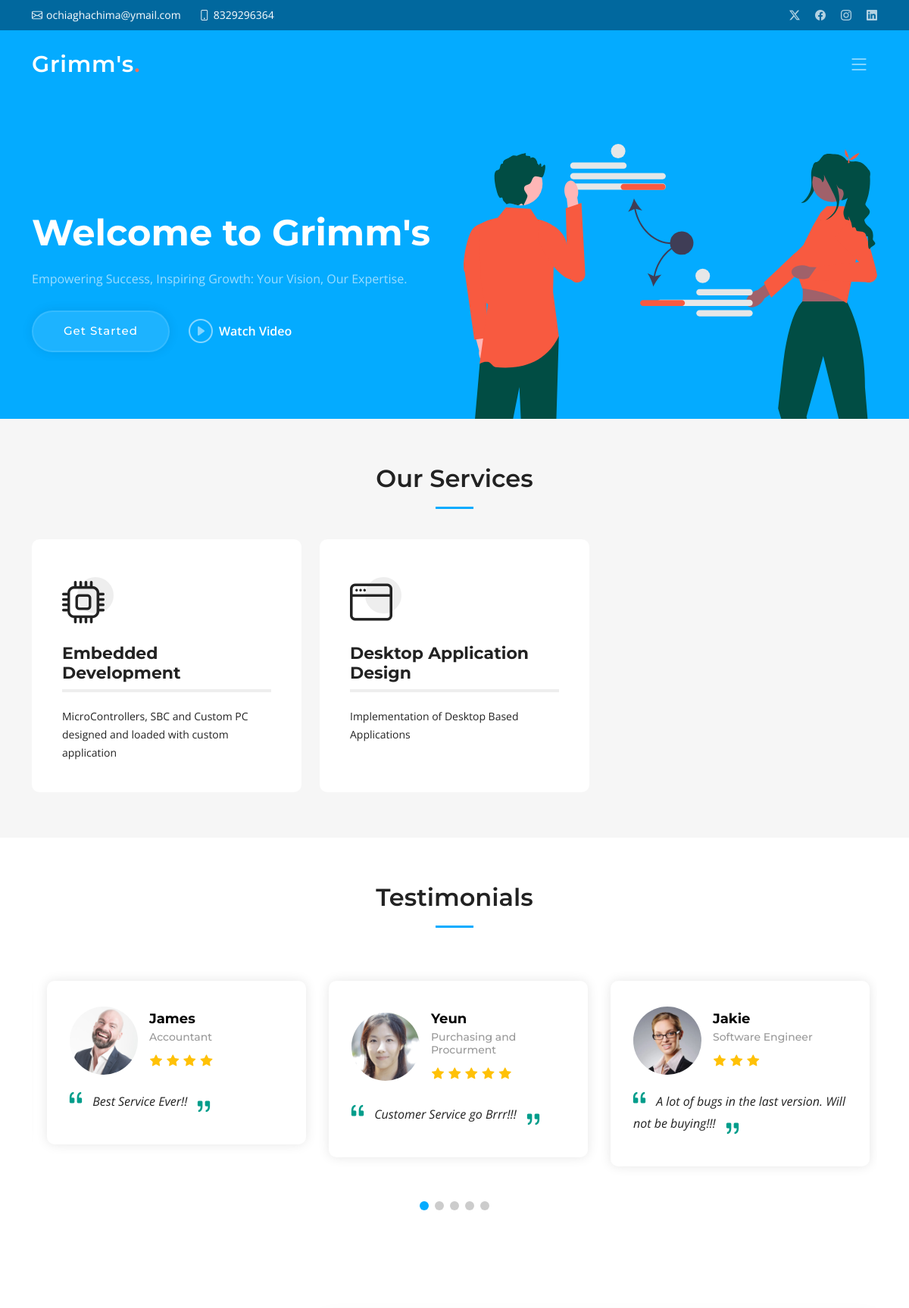
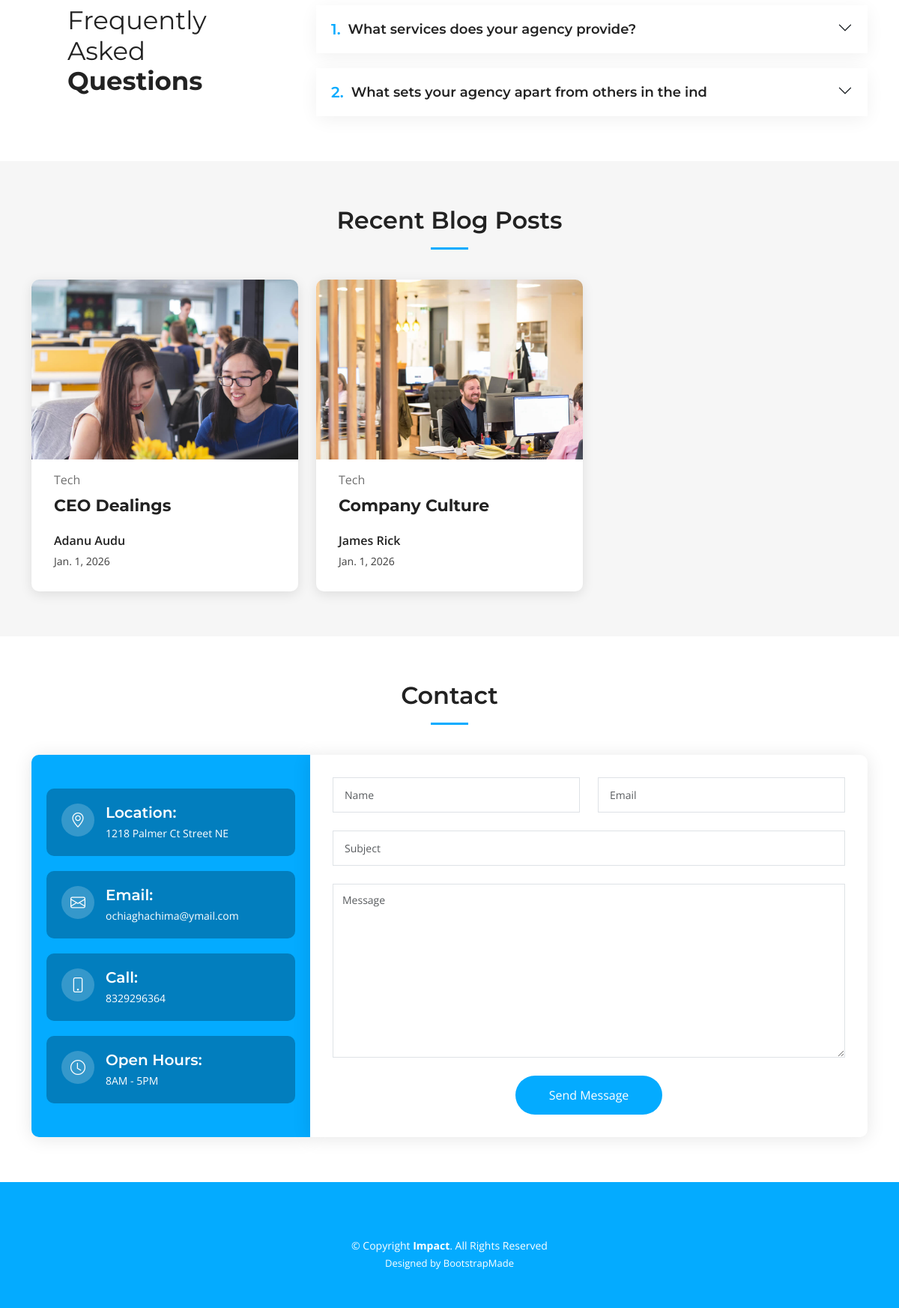
The app's page /app/ with its own data (2 pictures, top to bottom).
### app/models.py (models this page shows, shortened)
class GeneralInfo( models.Model ):
    company_name = models.CharField(max_length=255, default="Company")
    location = models.CharField(max_length=255)
    email = models.EmailField()
    phone = models.CharField(max_length=20)
    open_hours = models.CharField( max_length=100, blank=True, null=True )
    video_url = models.URLField(blank=True, null=True)
    twitter_url = models.URLField(blank=True, null=True)
    facebook_url = models.URLField(blank=True, null=True)
    instagram_url = models.URLField(blank=True, null=True)
    linkedin_url = models.URLField(blank=True, null=True)
    class Meta:
        db_table = "general_info"

class Service( models.Model ):
    icon = models.CharField( max_length=50 )
    title = models.CharField( max_length=100 )
    description = models.CharField( max_length=255 )
    class Meta:
        db_table = "services"

class Testimonial( models.Model ):
    class Rating(models.IntegerChoices):
        ONE = 1, "ONE",
        TWO = 2, "TWO"
        THREE = 3, "THREE"
        FOUR = 4, "FOUR"
        FIVE = 5, "FIVE"
    user_image = models.CharField(max_length=255, blank=True, null=True, verbose_name="User Image")
    rating_count = models.IntegerField( choices=Rating.choices )
    username = models.CharField( max_length=50 )
    user_job_title = models.CharField( max_length= 50 )
    review = models.CharField( max_length=300 )
    class Meta:
        db_table = 'testimonials'

class FrequentlyAskedQuestion( models.Model ):
    question = models.CharField( max_length=50 )
    answer = models.CharField( max_length=255 )
    frequency = models.IntegerField()
    class Meta:
        db_table = 'faq'

class Blog( models.Model ):
    image = models.CharField(max_length=50)
    category = models.CharField(max_length=50)
    title = models.CharField(max_length=255)
    author = models.ForeignKey(Author, on_delete=models.PROTECT)
    created_at = models.DateTimeField(default=timezone.now)
    content = models.TextField()
    class Meta:
        db_table = 'blogs'

class Author( models.Model ):
    first_name = models.CharField(max_length=50)
    last_name = models.CharField(max_length=50, null=True, blank=True)
    country = models.CharField(max_length=50)
    joined_at = models.DateTimeField(default=timezone.now)
    class Meta:
        db_table = 'authors'
    def __str__(self):
        return f"{self.first_name} {self.last_name}"

### app/views.py (the view, shortened to what this page needs)
class IndexView( TemplateView ):
    template_name = "index.html"
    def get(self, request, *args, **kwargs):
        services = Service.objects.all()
        testimonial = Testimonial.objects.all()
        company_info = GeneralInfo.objects.first()
        faqs = FrequentlyAskedQuestion.objects.order_by("-frequency",).all()
        contactForm = ContactForm()
        most_recent_blogs = BlogDetailsView.get_most_recent_blogs(3)
        print( f"{AppConfig.name}:{ContactView.__name__}" )
        return render(
            request=request,
            template_name=self.template_name,
            context= {
                "company_info" : company_info,
                "services" : services,
                "testimonials" : testimonial,
                "faqs" : faqs,
                "contactForm" : {
                    "url" : f"{AppConfig.name}:{ContactView.get_url_name()}",
                    "form" : contactForm
                },
                "blogs" : most_recent_blogs
            }
        )

### app/views.py (called while the page is built)
    @staticmethod
    def get_url_name():
        return "contact"

    @staticmethod
    def get_most_recent_blogs( count ) -> list[Blog]:
        count = min( count, Blog.objects.count() )
        return  Blog.objects.all().order_by("-created_at")[:count]

### templates/index.html (shortened to what this page needs)
{% load static %}
<!DOCTYPE html>
<html lang="en">
<head>
  <link href="{% static 'assets/vendor/bootstrap/css/bootstrap.min.css' %}" rel="stylesheet">
  <link href="{% static 'assets/vendor/bootstrap-icons/bootstrap-icons.css' %}" rel="stylesheet">
  <link href="{% static 'assets/vendor/aos/aos.css' %}" rel="stylesheet">
  <link href="{% static 'assets/vendor/glightbox/css/glightbox.min.css' %}" rel="stylesheet">
  <link href="{% static 'assets/vendor/swiper/swiper-bundle.min.css' %}" rel="stylesheet">
  <link href="{% static 'assets/css/main.css' %}" rel="stylesheet">
</head>
<body>
    {% include "assets/header.html" %}
    {% include "assets/hero.html" %}
    {% include "assets/main.html" %}
    {% include "assets/footer.html" %}
</body>
</html>

### templates/assets/header.html (shortened to what this page needs)
{% block header %}
<section id="topbar" class="topbar d-flex align-items-center">
<div class="container d-flex justify-content-center justify-content-md-between">
    <div class="contact-info d-flex align-items-center">
    <i class="bi bi-envelope d-flex align-items-center"><a href="mailto:{{ company_info.email }}">{{ company_info.email }}</a></i>
    <i class="bi bi-phone d-flex align-items-center ms-4"><span>{{ company_info.phone }}</span></i>
    </div>
    <div class="social-links d-none d-md-flex align-items-center">
    <a href="{{ company_info.twitter_url }}" class="twitter"><i class="bi bi-twitter-x"></i></a>
    <a href="{{ company_info.facebook_url }}" class="facebook"><i class="bi bi-facebook"></i></a>
    <a href="{{ company_info.instagram_url }}" class="instagram"><i class="bi bi-instagram"></i></a>
    <a href="{{ company_info.linkedin_url }}" class="linkedin"><i class="bi bi-linkedin"></i></i></a>
    </div>
</div>
</section>
<header id="header" class="header d-flex align-items-center">
<div class="container-fluid container-xl d-flex align-items-center justify-content-between">
    <a href="index.html" class="logo d-flex align-items-center">
    <h1>{{ company_info.company_name }}<span>.</span></h1>
    </a>
    <i class="mobile-nav-toggle mobile-nav-show bi bi-list"></i>
</div>
</header>
{% endblock header %}

### templates/assets/hero.html (shortened to what this page needs)
{% load static %}
{% block hero %}
  <section id="hero" class="hero">
    <div class="container position-relative">
      <div class="row gy-5" data-aos="fade-in">
        <div class="col-lg-6 order-2 order-lg-1 d-flex flex-column justify-content-center text-center text-lg-start">
          <h2>Welcome to <span>{{ company_info.company_name }}</span></h2>
          <p>Empowering Success, Inspiring Growth: Your Vision, Our Expertise.</p>
          <div class="d-flex justify-content-center justify-content-lg-start">
            <a href="#services" class="btn-get-started">Get Started</a>
            <a href="{{ company_info.video_url }}" class="glightbox btn-watch-video d-flex align-items-center"><i class="bi bi-play-circle"></i><span>Watch Video</span></a>
          </div>
        </div>
        <div class="col-lg-6 order-1 order-lg-2">
          <img src="{% static 'assets/img/hero-img.svg' %}" class="img-fluid" alt="" data-aos="zoom-out" data-aos-delay="100">
        </div>
      </div>
    </div>
  </section>
{% endblock hero %}

### templates/assets/main.html (shortened to what this page needs)
{% load static %}
{% block main %}
<main id="main">
    <section id="services" class="services sections-bg">
      <div class="container" data-aos="fade-up">
        <div class="section-header">
          <h2>Our Services</h2>
        </div>
        <div class="row gy-4" data-aos="fade-up" data-aos-delay="100">
          {% for service in services %}
            <div class="col-lg-4 col-md-6">
              <div class="service-item  position-relative">
                <div class="icon">
                  <i class="{{ service.icon }}"></i>
                </div>
                <h3>{{ service.title }}</h3>
                <p>{{ service.description }}</p>
              </div>
            </div>
          {% endfor %}
        </div>
      </div>
    </section>
    <section id="testimonials" class="testimonials">
      <div class="container" data-aos="fade-up">
        <div class="section-header">
          <h2>Testimonials</h2>
        </div>
        <div class="slides-3 swiper" data-aos="fade-up" data-aos-delay="100">
          <div class="swiper-wrapper">
            {% for testimonial in testimonials %}
              <div class="swiper-slide">
                <div class="testimonial-wrap">
                  <div class="testimonial-item">
                    <div class="d-flex align-items-center">
                      <img src="{% static testimonial.user_image %}" class="testimonial-img flex-shrink-0" alt="">
                      <div>
                        <h3>{{ testimonial.username }}</h3>
                        <h4>{{ testimonial.user_job_title }}</h4>
                        <div class="stars">
                          {% for i in "12345"|make_list %}
                            {% if forloop.counter0 < testimonial.rating_count %}
                              <i class="bi bi-star-fill"></i>
                            {% endif %}
                          {% endfor %}
                        </div>
                      </div>
                    </div>
                    <p>
                      <i class="bi bi-quote quote-icon-left"></i>
                        {{ testimonial.review }}
                      <i class="bi bi-quote quote-icon-right"></i>
                    </p>
                  </div>
                </div>
              </div>
            {% endfor %}
          </div>
          <div class="swiper-pagination"></div>
        </div>
      </div>
    </section>
    <section id="faq" class="faq">
      <div class="container" data-aos="fade-up">
        <div class="row gy-4">
          <div class="col-lg-4">
            <div class="content px-xl-5">
              <h3>Frequently Asked <strong>Questions</strong></h3>
            </div>
          </div>
          <div class="col-lg-8">
            <div class="accordion accordion-flush" id="faqlist" data-aos="fade-up" data-aos-delay="100">
              {% for faq in faqs %}
                <div class="accordion-item">
                  <h3 class="accordion-header">
                    <button class="accordion-button collapsed" type="button" data-bs-toggle="collapse" data-bs-target="#faq-content-{{ forloop.counter }}">
                      <span class="num">{{ forloop.counter }}.</span>
                      {{ faq.question }}
                    </button>
                  </h3>
                </div>
              {% endfor %}
            </div>
          </div>
        </div>
      </div>
    </section>
    <section id="recent-posts" class="recent-posts sections-bg">
      <div class="container" data-aos="fade-up">
        <div class="section-header">
          <h2>Recent Blog Posts</h2>
        </div>
        <div class="row gy-4">
          {% for blog in blogs %}
            <div class="col-xl-4 col-md-6">
              <article>
                <div class="post-img">
                  <img src="{% static blog.image %}" alt="" class="img-fluid">
                </div>
                <p class="post-category">{{ blog.category }}</p>
                <h2 class="title">
                  <a href="{% url 'app:blog-details' blog.id %}">{{ blog.title }}</a>
                </h2>
                <div class="d-flex align-items-center">
                  <div class="post-meta">
                    <p class="post-author">{{ blog.author }}</p>
                    <p class="post-date">
                      <time datetime="2022-01-01">{{ blog.created_at|date }}</time>
                    </p>
                  </div>
                </div>
              </article>
            </div>
          {% endfor %}
        </div>
      </div>
    </section>
    <section id="contact" class="contact">
      <div class="container" data-aos="fade-up">
        <div class="section-header">
          <h2>Contact</h2>
        </div>
        <div class="row gx-lg-0 gy-4">
          <div class="col-lg-4">
            <div class="info-container d-flex flex-column align-items-center justify-content-center">
              <div class="info-item d-flex">
                <i class="bi bi-geo-alt flex-shrink-0"></i>
                <div>
                  <h4>Location:</h4>
                  <p>{{ company_info.location }}</p>
                </div>
              </div>
              <div class="info-item d-flex">
                <i class="bi bi-envelope flex-shrink-0"></i>
                <div>
                  <h4>Email:</h4>
                  <p>{{ company_info.email }}</p>
                </div>
              </div>
              <div class="info-item d-flex">
                <i class="bi bi-phone flex-shrink-0"></i>
                <div>
                  <h4>Call:</h4>
                  <p>{{ company_info.phone }}</p>
                </div>
              </div>
              <div class="info-item d-flex">
                <i class="bi bi-clock flex-shrink-0"></i>
                <div>
                  <h4>Open Hours:</h4>
                  <p>{{ company_info.open_hours }}</p>
                </div>
              </div>
            </div>
          </div>
          <div class="col-lg-8">
            <form action="{% url contactForm.url %}" method="post" role="form" class="php-email-form">
              <div class="row">
              <div class="col-md-6 form-group">
                  {{ contactForm.form.name }}
                </div>
                <div class="col-md-6 form-group mt-3 mt-md-0">
                   {{ contactForm.form.email }}
                </div>
              </div>
              <div class="form-group mt-3">
                 {{ contactForm.form.subject }}
              </div>
              <div class="form-group mt-3">
                 {{ contactForm.form.message }}
              </div>
              <div class="text-center"><button type="submit">Send Message</button></div>
            </form>
          </div>
        </div>
      </div>
    </section>
</main>
{% endblock main %}

### templates/assets/footer.html
{% load static %}
{% block footer %}
  <footer id="footer" class="footer">
    <div class="container mt-4">
      <div class="copyright">
        &copy; Copyright <strong><span>Impact</span></strong>. All Rights Reserved
      </div>
      <div class="credits">
        Designed by <a href="https://bootstrapmade.com/">BootstrapMade</a>
      </div>
    </div>
  </footer>
{% endblock footer %}

### records on screen
GeneralInfo: email "ochiaghachima@ymail.com", phone "8329296364", company_name "Grimm's", location "1218 Palmer Ct Street NE", open_hours "8AM - 5PM"
Service: title "Embedded Development", description "MicroControllers, SBC and Custom PC designed and loaded with custom application"
Service: title "Desktop Application Design", description "Implementation of Desktop Based Applications"
Testimonial: user_image (picture), username "James", user_job_title "Accountant", rating_count 4 (drawn), review "Best Service Ever!!"
Testimonial: user_image (picture), username "Yeun", user_job_title "Purchasing and Procurment", rating_count 5 (drawn), review "Customer Service go Brrr!!!"
Testimonial: user_image (picture), username "Jakie", user_job_title "Software Engineer", rating_count 3 (drawn), review "A lot of bugs in the last version. Will not be buying!!!"
FrequentlyAskedQuestion: question "What services does your agency provide?"
FrequentlyAskedQuestion: question "What sets your agency apart from others in the ind"
Blog: image (picture), category "Tech", title "CEO Dealings", author "Adanu Audu", created_at "Jan. 1, 2026"
Blog: image (picture), category "Tech", title "Company Culture", author "James Rick", created_at "Jan. 1, 2026"
